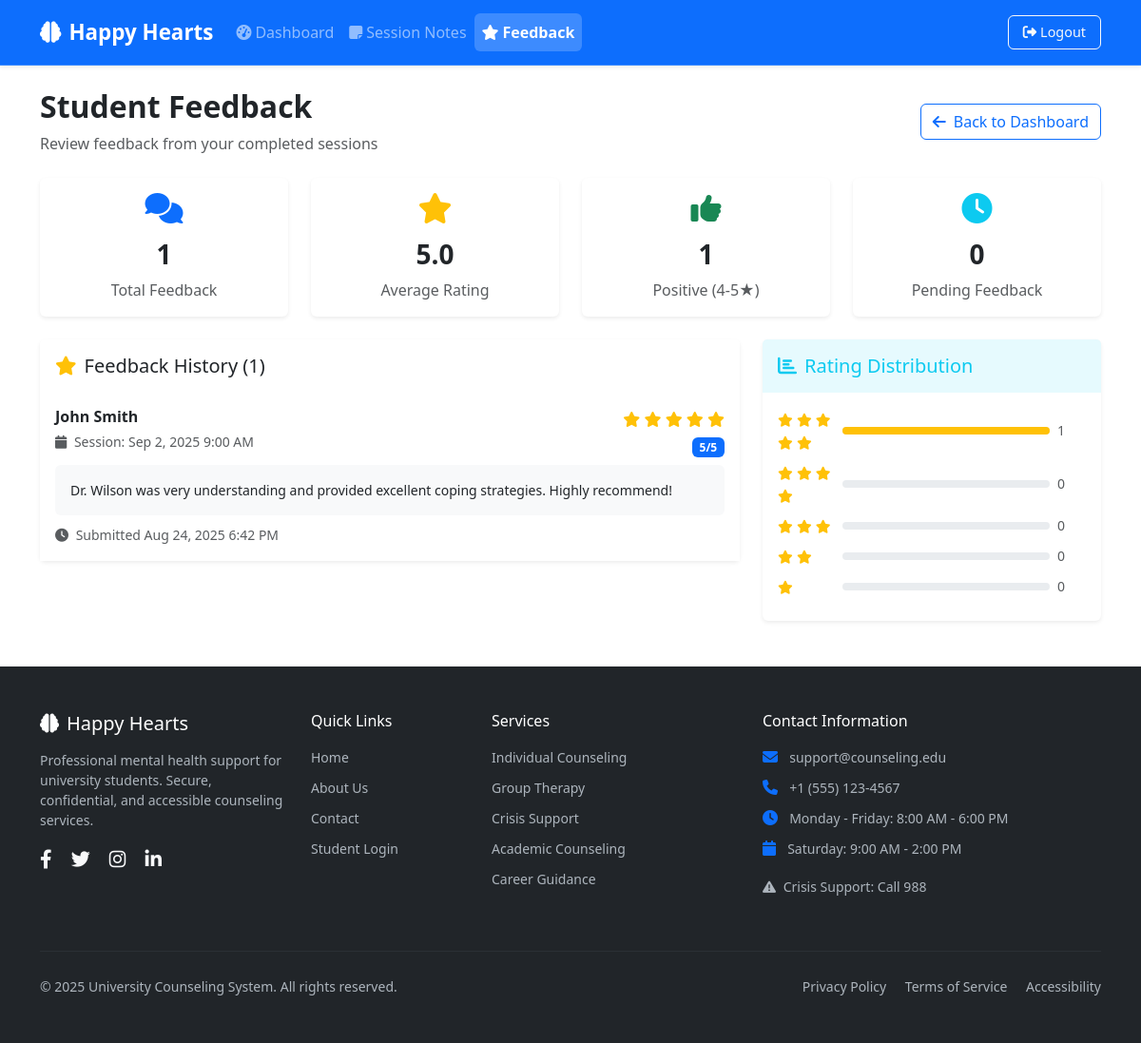
The app's page /counselor/view_feedback.php (signed in), older data.
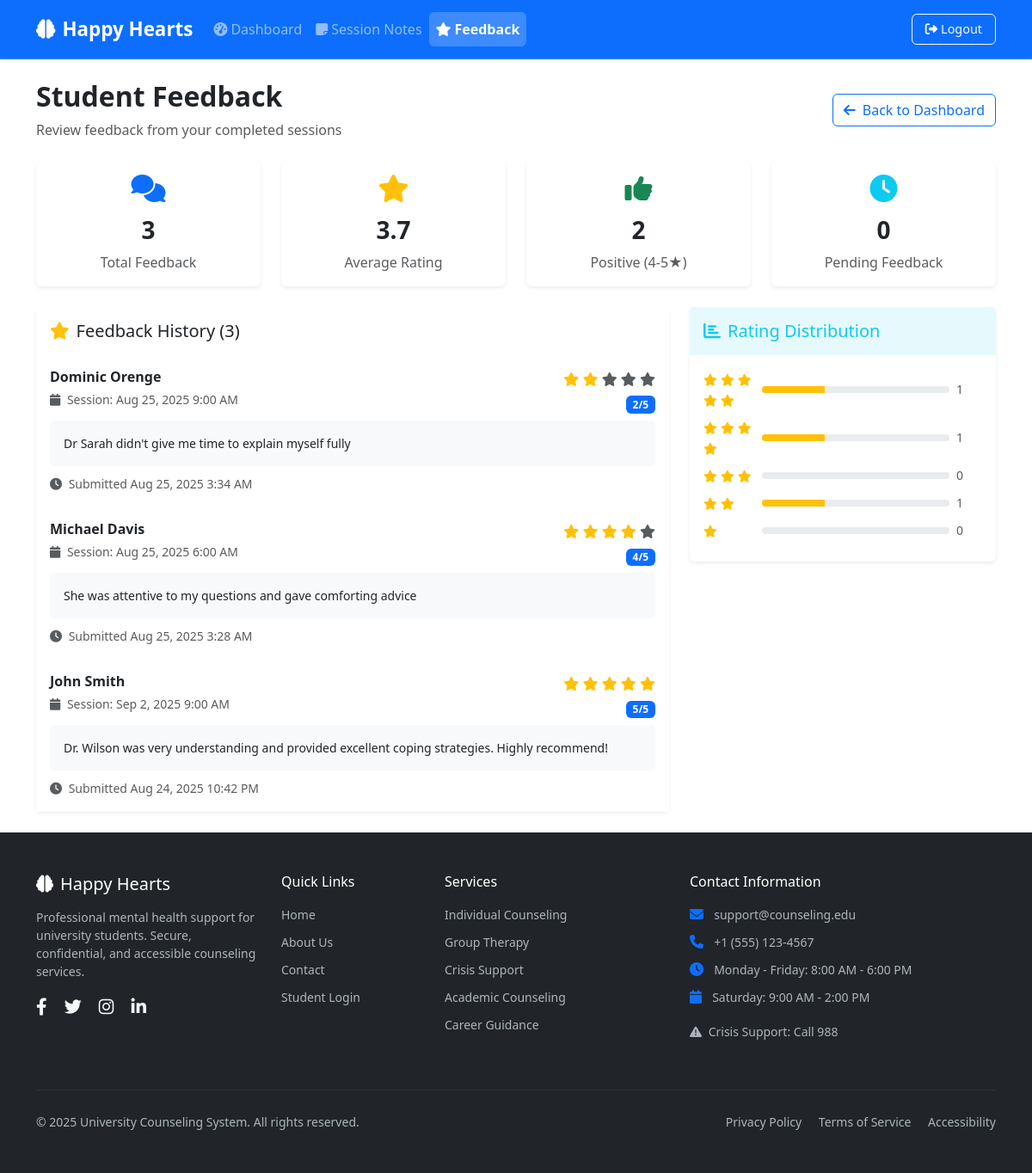
The same page, newer data.
### tables this page shows
CREATE TABLE `feedback` (
  `id` bigint NOT NULL AUTO_INCREMENT,
  `student_id` bigint NOT NULL,
  `counselor_id` bigint NOT NULL,
  `session_id` bigint NOT NULL,
  `rating` int DEFAULT NULL,
  `comment` text,
  `created_at` timestamp NULL DEFAULT CURRENT_TIMESTAMP,
  PRIMARY KEY (`id`),
  UNIQUE KEY `student_id` (`student_id`,`counselor_id`,`session_id`),
  KEY `counselor_id` (`counselor_id`),
  KEY `session_id` (`session_id`),
  CONSTRAINT `feedback_ibfk_1` FOREIGN KEY (`student_id`) REFERENCES `users` (`id`),
  CONSTRAINT `feedback_ibfk_2` FOREIGN KEY (`counselor_id`) REFERENCES `users` (`id`),
  CONSTRAINT `feedback_ibfk_3` FOREIGN KEY (`session_id`) REFERENCES `sessions` (`id`),
  CONSTRAINT `feedback_chk_1` CHECK ((`rating` between 1 and 5))
);

CREATE TABLE `users` (
  `id` bigint NOT NULL AUTO_INCREMENT,
  `role` enum('STUDENT','COUNSELOR','ADMIN') NOT NULL,
  `name` varchar(150) NOT NULL,
  `email` varchar(150) NOT NULL,
  `password_hash` varchar(255) NOT NULL,
  `phone` varchar(20) DEFAULT NULL,
  `created_at` timestamp NULL DEFAULT CURRENT_TIMESTAMP,
  PRIMARY KEY (`id`),
  UNIQUE KEY `email` (`email`)
);

CREATE TABLE `appointments` (
  `id` bigint NOT NULL AUTO_INCREMENT,
  `student_id` bigint NOT NULL,
  `counselor_id` bigint NOT NULL,
  `start_time` datetime NOT NULL,
  `end_time` datetime NOT NULL,
  `status` enum('PENDING','APPROVED','DECLINED','CANCELLED','COMPLETED') DEFAULT 'PENDING',
  `message` text,
  `created_at` timestamp NULL DEFAULT CURRENT_TIMESTAMP,
  `updated_at` timestamp NULL DEFAULT NULL,
  PRIMARY KEY (`id`),
  KEY `counselor_id` (`counselor_id`,`start_time`),
  KEY `student_id` (`student_id`,`start_time`),
  CONSTRAINT `appointments_ibfk_1` FOREIGN KEY (`student_id`) REFERENCES `users` (`id`),
  CONSTRAINT `appointments_ibfk_2` FOREIGN KEY (`counselor_id`) REFERENCES `users` (`id`)
);

### counselor/view_feedback.php (the view, shortened to what the changed rows need)
<?php
require_once '../config/db.php';
$counselor_id = $_SESSION['user_id'];
$stmt = $pdo->prepare("
    SELECT f.*, u.name as student_name, a.start_time, a.end_time
    FROM feedback f
    JOIN sessions s ON f.session_id = s.id
    JOIN appointments a ON s.appointment_id = a.id
    JOIN users u ON f.student_id = u.id
    WHERE a.counselor_id = ?
    ORDER BY f.created_at DESC
");
$stmt->execute([$counselor_id]);
$feedback_list = $stmt->fetchAll();
$total_feedback = count($feedback_list);
$avg_rating = 0;
$rating_counts = [1 => 0, 2 => 0, 3 => 0, 4 => 0, 5 => 0];
if ($total_feedback > 0) {
    $total_ratings = 0;
    foreach ($feedback_list as $feedback) {
        $total_ratings += $feedback['rating'];
        $rating_counts[$feedback['rating']]++;
    }
    $avg_rating = $total_ratings / $total_feedback;
}
?>
<!DOCTYPE html>
<html lang="en">
<head>
    <link href="https://cdn.jsdelivr.net/npm/bootstrap@5.3.0/dist/css/bootstrap.min.css" rel="stylesheet">
    <link href="https://cdnjs.cloudflare.com/ajax/libs/font-awesome/6.4.0/css/all.min.css" rel="stylesheet">
    <link href="../assets/css/app.css" rel="stylesheet">
</head>
<body>
    <div class="container py-4">
        <div class="row">
            <div class="col-12">
                <div class="d-flex justify-content-between align-items-center mb-4">
                    <div>
                        <h2 class="fw-bold">Student Feedback</h2>
                    </div>
                </div>
            </div>
        </div>
        <div class="row g-4 mb-4">
            <div class="col-md-3">
                <div class="card border-0 shadow-sm text-center">
                    <div class="card-body">
                        <i class="fas fa-comments text-primary fs-2 mb-3"></i>
                        <h3 class="fw-bold"><?= $total_feedback ?></h3>
                        <p class="text-muted mb-0">Total Feedback</p>
                    </div>
                </div>
            </div>
            <div class="col-md-3">
                <div class="card border-0 shadow-sm text-center">
                    <div class="card-body">
                        <i class="fas fa-star text-warning fs-2 mb-3"></i>
                        <h3 class="fw-bold"><?= number_format($avg_rating, 1) ?></h3>
                        <p class="text-muted mb-0">Average Rating</p>
                    </div>
                </div>
            </div>
            <div class="col-md-3">
                <div class="card border-0 shadow-sm text-center">
                    <div class="card-body">
                        <i class="fas fa-thumbs-up text-success fs-2 mb-3"></i>
                        <h3 class="fw-bold"><?= $rating_counts[5] + $rating_counts[4] ?></h3>
                        <p class="text-muted mb-0">Positive (4-5★)</p>
                    </div>
                </div>
            </div>
        </div>
        <div class="row">
            <div class="col-lg-8">
                <div class="card border-0 shadow-sm">
                    <div class="card-header bg-white border-0 py-3">
                        <h5 class="mb-0">
                            <i class="fas fa-star text-warning me-2"></i>Feedback History (<?= $total_feedback ?>)
                        </h5>
                    </div>
                    <div class="card-body p-0">
                        <?php if (empty($feedback_list)): ?>
                            <div class="text-center py-5">
                                <i class="fas fa-comments text-muted fs-1 mb-3"></i>
                                <h5 class="text-muted">No feedback yet</h5>
                                <p class="text-muted">Feedback will appear here after students complete their sessions</p>
                            </div>
                        <?php else: ?>
                            <div class="list-group list-group-flush">
                                <?php foreach ($feedback_list as $feedback): ?>
                                    <div class="list-group-item border-0 py-3">
                                        <div class="d-flex justify-content-between align-items-start mb-2">
                                            <div>
                                                <h6 class="mb-1 fw-bold"><?= htmlspecialchars($feedback['student_name']) ?></h6>
                                                <small class="text-muted">
                                                    <i class="fas fa-calendar me-1"></i>
                                                    Session: <?= date('M j, Y g:i A', strtotime($feedback['start_time'])) ?>
                                                </small>
                                            </div>
                                            <div class="text-end">
                                                <div class="mb-1">
                                                    <?php for ($i = 1; $i <= 5; $i++): ?>
                                                        <i class="fas fa-star <?= $i <= $feedback['rating'] ? 'text-warning' : 'text-muted' ?>"></i>
                                                    <?php endfor; ?>
                                                </div>
                                                <span class="badge bg-primary"><?= $feedback['rating'] ?>/5</span>
                                            </div>
                                        </div>
                                        <?php if ($feedback['comment']): ?>
                                            <div class="bg-light rounded p-3 mb-2">
                                                <p class="mb-0 small"><?= nl2br(htmlspecialchars($feedback['comment'])) ?></p>
                                            </div>
                                        <?php endif; ?>
                                        <small class="text-muted">
                                            <i class="fas fa-clock me-1"></i>
                                            Submitted <?= date('M j, Y g:i A', strtotime($feedback['created_at'])) ?>
                                        </small>
                                    </div>
                                <?php endforeach; ?>
                            </div>
                        <?php endif; ?>
                    </div>
                </div>
            </div>
            <div class="col-lg-4">
                <div class="card border-0 shadow-sm mb-4">
                    <div class="card-body">
                        <?php if ($total_feedback > 0): ?>
                            <?php for ($i = 5; $i >= 1; $i--): ?>
                                <div class="d-flex align-items-center mb-2">
                                    <div class="me-2" style="width: 60px;">
                                        <?php for ($j = 1; $j <= $i; $j++): ?>
                                            <i class="fas fa-star text-warning small"></i>
                                        <?php endfor; ?>
                                    </div>
                                    <div class="flex-grow-1">
                                        <div class="progress" style="height: 8px;">
                                            <div class="progress-bar bg-warning"
                                                 style="width: <?= $total_feedback > 0 ? ($rating_counts[$i] / $total_feedback * 100) : 0 ?>%">
                                            </div>
                                        </div>
                                    </div>
                                    <div class="ms-2 text-muted small" style="width: 30px;">
                                        <?= $rating_counts[$i] ?>
                                    </div>
                                </div>
                            <?php endfor; ?>
                        <?php endif; ?>
                    </div>
                </div>
            </div>
        </div>
    </div>
</body>
</html>

Row changes from the older to the newer data that the page shows:
added feedback: student.name "Dominic Orenge", appointments.start_time "Aug 25, 2025 9:00 AM", rating "2", comment "Dr Sarah didn't give me time to explain myself fully", created_at "Aug 25, 2025 3:34 AM"
added feedback: student.name "Michael Davis", appointments.start_time "Aug 25, 2025 6:00 AM", rating "4", comment "She was attentive to my questions and gave comforting advice", created_at "Aug 25, 2025 3:28 AM"
changed feedback "John Smith": created_at "Aug 24, 2025 6:42 PM" → "Aug 24, 2025 10:42 PM"
Text that changed along with them:
$total_feedback: "1" → "3"
$avg_rating: "5.0" → "3.7"
$rating_counts[5] + $rating_counts[4]: "1" → "2"
$rating_counts[$i] / $total_feedback * 100: 100 → 33.333333333333 (drawn)
new list line: "1"
list line gone: "0"
